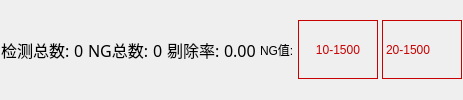
                       <widget class="QWidget" name="widget_7" native="true">
                        <layout class="QHBoxLayout" name="horizontalLayout_7">
                         <property name="spacing">
                          <number>4</number>
                         </property>
                         <property name="leftMargin">
                          <number>1</number>
                         </property>
                         <property name="topMargin">
                          <number>1</number>
                         </property>
                         <property name="rightMargin">
                          <number>1</number>
                         </property>
                         <property name="bottomMargin">
                          <number>1</number>
                         </property>
                         <item>
                          <widget class="QLabel" name="label_18">
                           <property name="font">
                            <font>
                             <family>微软雅黑</family>
                             <pointsize>12</pointsize>
                             <weight>50</weight>
                             <italic>false</italic>
                             <bold>false</bold>
                            </font>
                           </property>
                           <property name="styleSheet">
                            <string notr="true">font: 12pt &quot;微软雅黑&quot;;</string>
                           </property>
                           <property name="text">
                            <string>检测总数:</string>
                           </property>
                          </widget>
                         </item>
                         <item>
                          <widget class="QLabel" name="label_qzTotalNum">
                           <property name="sizePolicy">
                            <sizepolicy hsizetype="Expanding" vsizetype="Preferred">
                             <horstretch>0</horstretch>
                             <verstretch>0</verstretch>
                            </sizepolicy>
                           </property>
                           <property name="font">
                            <font>
                             <family>微软雅黑</family>
                             <pointsize>12</pointsize>
                             <weight>9</weight>
                             <italic>false</italic>
                             <bold>false</bold>
                            </font>
                           </property>
                           <property name="styleSheet">
                            <string notr="true">font: 75 12pt &quot;微软雅黑&quot;;
</string>
                           </property>
                           <property name="text">
                            <string>0</string>
                           </property>
                          </widget>
                         </item>
                         <item>
                          <widget class="QLabel" name="label_16">
                           <property name="font">
                            <font>
                             <family>微软雅黑</family>
                             <pointsize>12</pointsize>
                             <weight>50</weight>
                             <italic>false</italic>
                             <bold>false</bold>
                            </font>
                           </property>
                           <property name="styleSheet">
                            <string notr="true">font: 12pt &quot;微软雅黑&quot;;</string>
                           </property>
                           <property name="text">
                            <string>NG总数:</string>
                           </property>
                          </widget>
                         </item>
                         <item>
                          <widget class="QLabel" name="label_qzNGNum">
                           <property name="sizePolicy">
                            <sizepolicy hsizetype="Expanding" vsizetype="Preferred">
                             <horstretch>0</horstretch>
                             <verstretch>0</verstretch>
                            </sizepolicy>
                           </property>
                           <property name="font">
                            <font>
                             <family>微软雅黑</family>
                             <pointsize>12</pointsize>
                             <weight>9</weight>
                             <italic>false</italic>
                             <bold>false</bold>
                            </font>
                           </property>
                           <property name="styleSheet">
                            <string notr="true">font: 75 12pt &quot;微软雅黑&quot;;
</string>
                           </property>
                           <property name="text">
                            <string>0</string>
                           </property>
                          </widget>
                         </item>
                         <item>
                          <widget class="QLabel" name="label_37">
                           <property name="font">
                            <font>
                             <family>微软雅黑</family>
                             <pointsize>12</pointsize>
                             <weight>50</weight>
                             <italic>false</italic>
                             <bold>false</bold>
                            </font>
                           </property>
                           <property name="styleSheet">
                            <string notr="true">font: 12pt &quot;微软雅黑&quot;;</string>
                           </property>
                           <property name="text">
                            <string>剔除率:</string>
                           </property>
                          </widget>
                         </item>
                         <item>
                          <widget class="QLabel" name="label_qzNGRatio">
                           <property name="sizePolicy">
                            <sizepolicy hsizetype="Expanding" vsizetype="Preferred">
                             <horstretch>0</horstretch>
                             <verstretch>0</verstretch>
                            </sizepolicy>
                           </property>
                           <property name="font">
                            <font>
                             <family>微软雅黑</family>
                             <pointsize>12</pointsize>
                             <weight>50</weight>
                             <bold>false</bold>
                            </font>
                           </property>
                           <property name="styleSheet">
                            <string notr="true"/>
                           </property>
                           <property name="text">
                            <string>0.00</string>
                           </property>
                          </widget>
                         </item>
                         <item>
                          <widget class="QLabel" name="label_19">
                           <property name="styleSheet">
                            <string notr="true">font: 12pt &quot;微软雅黑&quot;;</string>
                           </property>
                           <property name="text">
                            <string>NG值:</string>
                           </property>
                          </widget>
                         </item>
                         <item>
                          <widget class="QLabel" name="label_qzLastNGValue1">
                           <property name="minimumSize">
                            <size>
                             <width>80</width>
                             <height>59</height>
                            </size>
                           </property>
                           <property name="maximumSize">
                            <size>
                             <width>70</width>
                             <height>59</height>
                            </size>
                           </property>
                           <property name="styleSheet">
                            <string notr="true">font: 14pt &quot;微软雅黑&quot;;
color: rgb(200, 0, 0);</string>
                           </property>
                           <property name="frameShape">
                            <enum>QFrame::Box</enum>
                           </property>
                           <property name="text">
                            <string>10-1500</string>
                           </property>
                           <property name="alignment">
                            <set>Qt::AlignCenter</set>
                           </property>
                          </widget>
                         </item>
                         <item>
                          <widget class="QLabel" name="label_qzLastNGValue2">
                           <property name="minimumSize">
                            <size>
                             <width>80</width>
                             <height>59</height>
                            </size>
                           </property>
                           <property name="maximumSize">
                            <size>
                             <width>70</width>
                             <height>59</height>
                            </size>
                           </property>
                           <property name="styleSheet">
                            <string notr="true">font: 14pt &quot;微软雅黑&quot;;
color: rgb(200, 0, 0);</string>
                           </property>
                           <property name="frameShape">
                            <enum>QFrame::Box</enum>
                           </property>
                           <property name="text">
                            <string>20-1500</string>
                           </property>
                          </widget>
                         </item>
                        </layout>
                       </widget>
